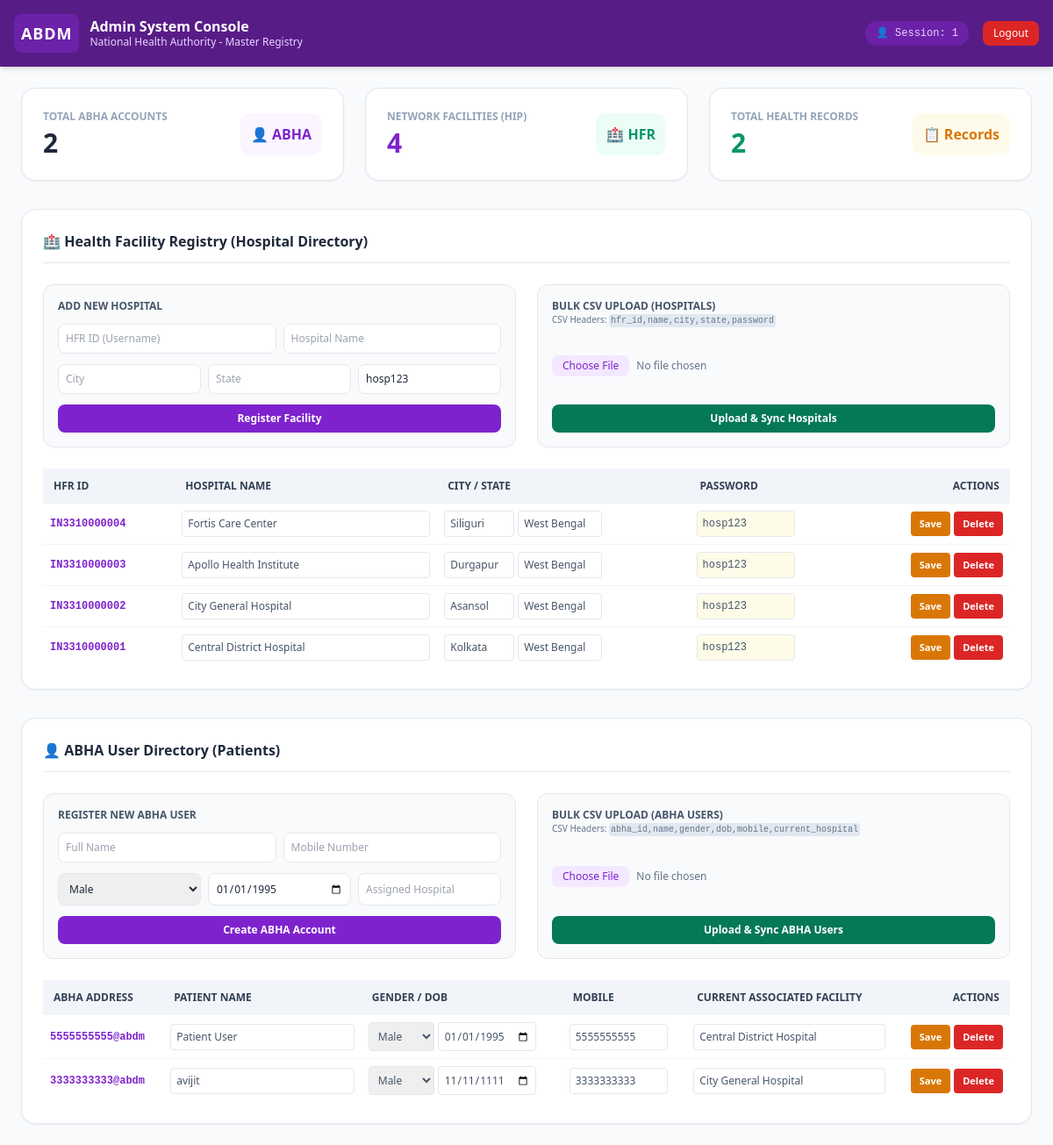
The app's page /admin-dashboard (signed in), older data.
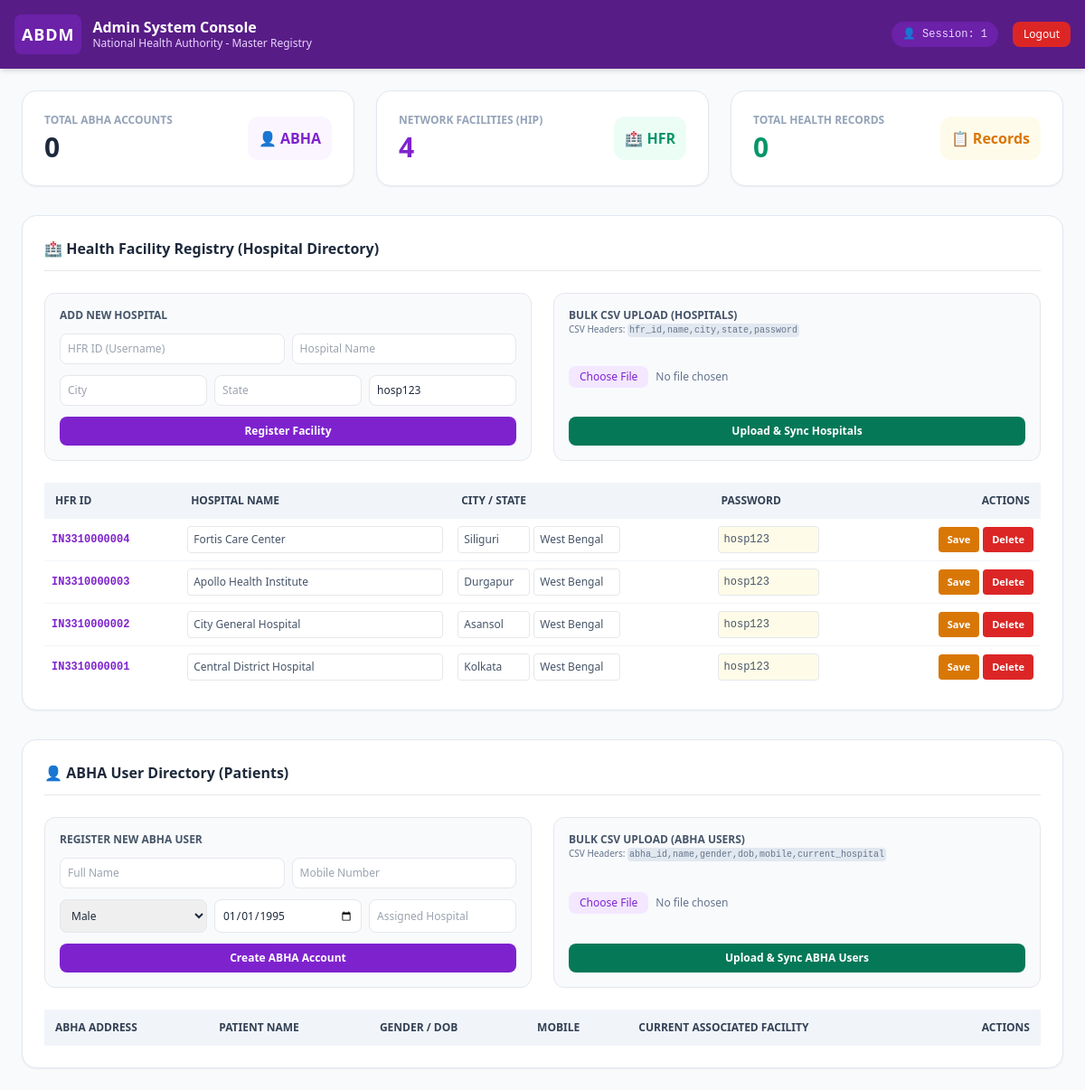
The same page, newer data.
### tables this page shows
CREATE TABLE hospitals (
            id INTEGER PRIMARY KEY AUTOINCREMENT,
            hfr_id TEXT UNIQUE NOT NULL,
            name TEXT NOT NULL,
            city TEXT NOT NULL,
            state TEXT NOT NULL,
            password TEXT NOT NULL
        );

CREATE TABLE patients (
            id INTEGER PRIMARY KEY AUTOINCREMENT,
            abha_id TEXT UNIQUE NOT NULL,
            name TEXT NOT NULL,
            gender TEXT NOT NULL,
            dob TEXT NOT NULL,
            mobile TEXT NOT NULL,
            photo_url TEXT DEFAULT 'https://images.unsplash.com/photo-1535713875002-d1d0cf377fde?w=150',
            current_hospital TEXT DEFAULT 'Central District Hospital'
        );

### app.py (the view)
@app.route('/admin-dashboard')
def admin_dashboard():
    if 'user' not in session or session.get('user_type') != 'admin':
        return redirect(url_for('admin_login'))
    conn = get_db()
    patient_count = conn.execute('SELECT COUNT(*) FROM patients').fetchone()[0]
    records_count = conn.execute('SELECT COUNT(*) FROM patient_problems').fetchone()[0]
    hospital_count = conn.execute('SELECT COUNT(*) FROM hospitals').fetchone()[0]
    patients = conn.execute('SELECT * FROM patients ORDER BY id DESC').fetchall()
    hospitals = conn.execute('SELECT * FROM hospitals ORDER BY id DESC').fetchall()
    conn.close()
    return render_template(
        'admin_dashboard.html',
        patient_count=patient_count,
        records_count=records_count,
        hospital_count=hospital_count,
        patients=patients,
        hospitals=hospitals,
        user=session['user']
    )

### app.py (called while the page is built)
def get_db():
    conn = sqlite3.connect(DB_NAME, timeout=30)
    conn.row_factory = sqlite3.Row
    return conn

### templates/admin_dashboard.html (shortened to what this page needs)
<!DOCTYPE html>
<html lang="en">
<head>
    <script src="https://cdn.tailwindcss.com"></script>
</head>
<body class="bg-slate-50 font-sans text-slate-800 min-h-screen">
    <header class="bg-purple-900 text-white p-4 shadow-md sticky top-0 z-50">
        <div class="max-w-7xl mx-auto flex justify-between items-center">
            <div class="flex items-center gap-3">
                <div class="bg-purple-800 p-2 rounded-lg font-bold text-lg tracking-wider">ABDM</div>
                <div>
                    <h1 class="text-md font-bold leading-tight">Admin System Console</h1>
                    <p class="text-xs text-purple-200">National Health Authority - Master Registry</p>
                </div>
            </div>
            <div class="flex items-center gap-4">
                <span class="text-xs bg-purple-800 px-3 py-1.5 rounded-full font-mono text-purple-200">
                    👤 Session: {{ user }}
                </span>
                <a href="/logout" class="text-xs bg-red-600 hover:bg-red-700 text-white px-3 py-1.5 rounded-lg transition font-medium">
                    Logout
                </a>
            </div>
        </div>
    </header>
    <main class="max-w-7xl mx-auto p-6 space-y-8">
        <div class="grid grid-cols-1 md:grid-cols-3 gap-6">
            <div class="bg-white p-6 rounded-2xl border border-slate-200 shadow-sm flex justify-between items-center">
                <div>
                    <p class="text-xs font-semibold uppercase text-slate-400">Total ABHA Accounts</p>
                    <h3 class="text-3xl font-extrabold text-slate-800 mt-1">{{ patient_count }}</h3>
                </div>
                <div class="p-3 bg-purple-50 rounded-xl text-purple-700 font-bold">👤 ABHA</div>
            </div>
            <div class="bg-white p-6 rounded-2xl border border-slate-200 shadow-sm flex justify-between items-center">
                <div>
                    <p class="text-xs font-semibold uppercase text-slate-400">Network Facilities (HIP)</p>
                    <h3 class="text-3xl font-extrabold text-purple-700 mt-1">{{ hospital_count }}</h3>
                </div>
                <div class="p-3 bg-emerald-50 rounded-xl text-emerald-600 font-bold">🏥 HFR</div>
            </div>
            <div class="bg-white p-6 rounded-2xl border border-slate-200 shadow-sm flex justify-between items-center">
                <div>
                    <p class="text-xs font-semibold uppercase text-slate-400">Total Health Records</p>
                    <h3 class="text-3xl font-extrabold text-emerald-600 mt-1">{{ records_count }}</h3>
                </div>
                <div class="p-3 bg-amber-50 rounded-xl text-amber-600 font-bold">📋 Records</div>
            </div>
        </div>
        <section class="bg-white p-6 rounded-2xl shadow-sm border border-slate-200 space-y-6">
            <div class="flex justify-between items-center border-b pb-3">
                <h2 class="text-md font-bold text-slate-800 flex items-center gap-2">🏥 Health Facility Registry (Hospital Directory)</h2>
            </div>
            <div class="grid grid-cols-1 md:grid-cols-2 gap-6">
                <form action="/admin/add-hospital" method="POST" class="bg-slate-50 p-4 rounded-xl border space-y-3">
                    <h3 class="text-xs font-bold uppercase text-slate-600">Add New Hospital</h3>
                    <div class="grid grid-cols-2 gap-2">
                        <input type="text" name="hfr_id" placeholder="HFR ID (Username)" required class="text-xs p-2 border rounded-lg outline-none">
                        <input type="text" name="name" placeholder="Hospital Name" required class="text-xs p-2 border rounded-lg outline-none">
                    </div>
                    <div class="grid grid-cols-3 gap-2">
                        <input type="text" name="city" placeholder="City" required class="text-xs p-2 border rounded-lg outline-none">
                        <input type="text" name="state" placeholder="State" required class="text-xs p-2 border rounded-lg outline-none">
                        <input type="text" name="password" placeholder="Password" value="hosp123" required class="text-xs p-2 border rounded-lg outline-none">
                    </div>
                    <button type="submit" class="w-full bg-purple-700 hover:bg-purple-800 text-white text-xs font-bold py-2 rounded-lg">Register Facility</button>
                </form>
                <form action="/admin/bulk-upload-hospitals" method="POST" enctype="multipart/form-data" class="bg-slate-50 p-4 rounded-xl border flex flex-col justify-between">
                    <div>
                        <h3 class="text-xs font-bold uppercase text-slate-600">Bulk CSV Upload (Hospitals)</h3>
                        <p class="text-[10px] text-slate-500 mb-2">CSV Headers: <code class="bg-slate-200 p-0.5 rounded">hfr_id,name,city,state,password</code></p>
                    </div>
                    <input type="file" name="file" accept=".csv" required class="text-xs text-slate-500 file:mr-2 file:py-1 file:px-3 file:rounded-lg file:border-0 file:bg-purple-100 file:text-purple-700 font-medium">
                    <button type="submit" class="w-full bg-emerald-700 hover:bg-emerald-800 text-white text-xs font-bold py-2 rounded-lg mt-2">Upload & Sync Hospitals</button>
                </form>
            </div>
            <div class="overflow-x-auto">
                <table class="w-full text-left text-sm text-slate-600">
                    <thead class="bg-slate-100 text-slate-700 text-xs uppercase font-semibold">
                        <tr>
                            <th class="p-3">HFR ID</th>
                            <th class="p-3">Hospital Name</th>
                            <th class="p-3">City / State</th>
                            <th class="p-3">Password</th>
                            <th class="p-3 text-right">Actions</th>
                        </tr>
                    </thead>
                    <tbody class="divide-y divide-slate-100">
                        {% for h in hospitals %}
                        <tr>
                            <td class="p-2 font-mono text-xs font-bold text-purple-700">{{ h.hfr_id }}</td>
                            <form action="/admin/update-hospital" method="POST">
                                <td class="p-2"><input type="text" name="name" value="{{ h.name }}" class="text-xs p-1.5 border rounded w-full"></td>
                                <td class="p-2">
                                    <div class="flex gap-1">
                                        <input type="text" name="city" value="{{ h.city }}" class="text-xs p-1.5 border rounded w-20">
                                        <input type="text" name="state" value="{{ h.state }}" class="text-xs p-1.5 border rounded w-24">
                                    </div>
                                </td>
                                <td class="p-2"><input type="text" name="password" value="{{ h.password }}" class="text-xs p-1.5 border rounded w-28 font-mono bg-yellow-50"></td>
                                <td class="p-2 text-right">
                                    <div class="flex justify-end gap-1">
                                        <button type="submit" class="bg-amber-600 hover:bg-amber-700 text-white text-[11px] font-bold px-2.5 py-1 rounded">Save</button>
                            </form>
                                        <form action="/admin/delete-hospital" method="POST" onsubmit="return confirm('Delete hospital?');" class="inline">
                                            <button type="submit" class="bg-red-600 hover:bg-red-700 text-white text-[11px] font-bold px-2.5 py-1 rounded">Delete</button>
                                        </form>
                                    </div>
                        </tr>
                        {% endfor %}
        </section>
        <section class="bg-white p-6 rounded-2xl shadow-sm border border-slate-200 space-y-6">
            <div class="flex justify-between items-center border-b pb-3">
                <h2 class="text-md font-bold text-slate-800 flex items-center gap-2">👤 ABHA User Directory (Patients)</h2>
            </div>
            <div class="grid grid-cols-1 md:grid-cols-2 gap-6">
                <form action="/admin/add-patient" method="POST" class="bg-slate-50 p-4 rounded-xl border space-y-3">
                    <h3 class="text-xs font-bold uppercase text-slate-600">Register New ABHA User</h3>
                    <div class="grid grid-cols-2 gap-2">
                        <input type="text" name="name" placeholder="Full Name" required class="text-xs p-2 border rounded-lg">
                        <input type="text" name="mobile" placeholder="Mobile Number" required class="text-xs p-2 border rounded-lg">
                    </div>
                    <div class="grid grid-cols-3 gap-2">
                        <select name="gender" class="text-xs p-2 border rounded-lg"><option value="Male">Male</option><option value="Female">Female</option></select>
                        <input type="date" name="dob" value="1995-01-01" required class="text-xs p-2 border rounded-lg">
                        <input type="text" name="current_hospital" placeholder="Assigned Hospital" class="text-xs p-2 border rounded-lg">
                    </div>
                    <button type="submit" class="w-full bg-purple-700 hover:bg-purple-800 text-white text-xs font-bold py-2 rounded-lg">Create ABHA Account</button>
                </form>
                <form action="/admin/bulk-upload-patients" method="POST" enctype="multipart/form-data" class="bg-slate-50 p-4 rounded-xl border flex flex-col justify-between">
                    <div>
                        <h3 class="text-xs font-bold uppercase text-slate-600">Bulk CSV Upload (ABHA Users)</h3>
                        <p class="text-[10px] text-slate-500 mb-2">CSV Headers: <code class="bg-slate-200 p-0.5 rounded">abha_id,name,gender,dob,mobile,current_hospital</code></p>
                    </div>
                    <input type="file" name="file" accept=".csv" required class="text-xs text-slate-500 file:mr-2 file:py-1 file:px-3 file:rounded-lg file:border-0 file:bg-purple-100 file:text-purple-700 font-medium">
                    <button type="submit" class="w-full bg-emerald-700 hover:bg-emerald-800 text-white text-xs font-bold py-2 rounded-lg mt-2">Upload & Sync ABHA Users</button>
                </form>
            </div>
            <div class="overflow-x-auto">
                <table class="w-full text-left text-sm text-slate-600">
                    <thead class="bg-slate-100 text-slate-700 text-xs uppercase font-semibold">
                        <tr>
                            <th class="p-3">ABHA Address</th>
                            <th class="p-3">Patient Name</th>
                            <th class="p-3">Gender / DOB</th>
                            <th class="p-3">Mobile</th>
                            <th class="p-3">Current Associated Facility</th>
                            <th class="p-3 text-right">Actions</th>
                        </tr>
                    </thead>
                    <tbody class="divide-y divide-slate-100">
                        {% for p in patients %}
                        <tr>
                            <td class="p-2 font-mono text-xs font-bold text-purple-700">{{ p.abha_id }}</td>
                            <form action="/admin/update-patient" method="POST">
                                <td class="p-2"><input type="text" name="name" value="{{ p.name }}" required class="text-xs p-1.5 border rounded w-full"></td>
                                <td class="p-2">
                                    <div class="flex gap-1">
                                        <select name="gender" class="text-xs p-1.5 border rounded">
                                            <option value="Male" {% if p.gender == 'Male' %}selected{% endif %}>Male</option>
                                        </select>
                                        <input type="date" name="dob" value="{{ p.dob }}" required class="text-xs p-1.5 border rounded w-28">
                                    </div>
                                </td>
                                <td class="p-2"><input type="text" name="mobile" value="{{ p.mobile }}" required class="text-xs p-1.5 border rounded w-28"></td>
                                <td class="p-2"><input type="text" name="current_hospital" value="{{ p.current_hospital }}" required class="text-xs p-1.5 border rounded w-full"></td>
                                <td class="p-2 text-right">
                                    <div class="flex justify-end gap-1">
                                        <button type="submit" class="bg-amber-600 hover:bg-amber-700 text-white text-[11px] font-bold px-2.5 py-1 rounded">Save</button>
                            </form>
                                        <form action="/admin/delete-patient" method="POST" onsubmit="return confirm('Delete user {{ p.abha_id }}?');" class="inline">
                                            <button type="submit" class="bg-red-600 hover:bg-red-700 text-white text-[11px] font-bold px-2.5 py-1 rounded">Delete</button>
                                        </form>
                                    </div>
                        </tr>
                        {% endfor %}
                    </tbody>
                </table>
            </div>
        </section>
    </main>
</body>
</html>

Row changes from the older to the newer data that the page shows:
removed patients: abha_id "5555555555@abdm", name "Patient User", gender "Male", dob "01/01/1995", mobile "5555555555", current_hospital "Central District Hospital"
removed patients: abha_id "3333333333@abdm", name "avijit", gender "Male", dob "11/11/1111", mobile "3333333333", current_hospital "City General Hospital"
Text that changed along with them:
{{ patient_count }}: "2" → "0"
{{ records_count }}: "2" → "0"
